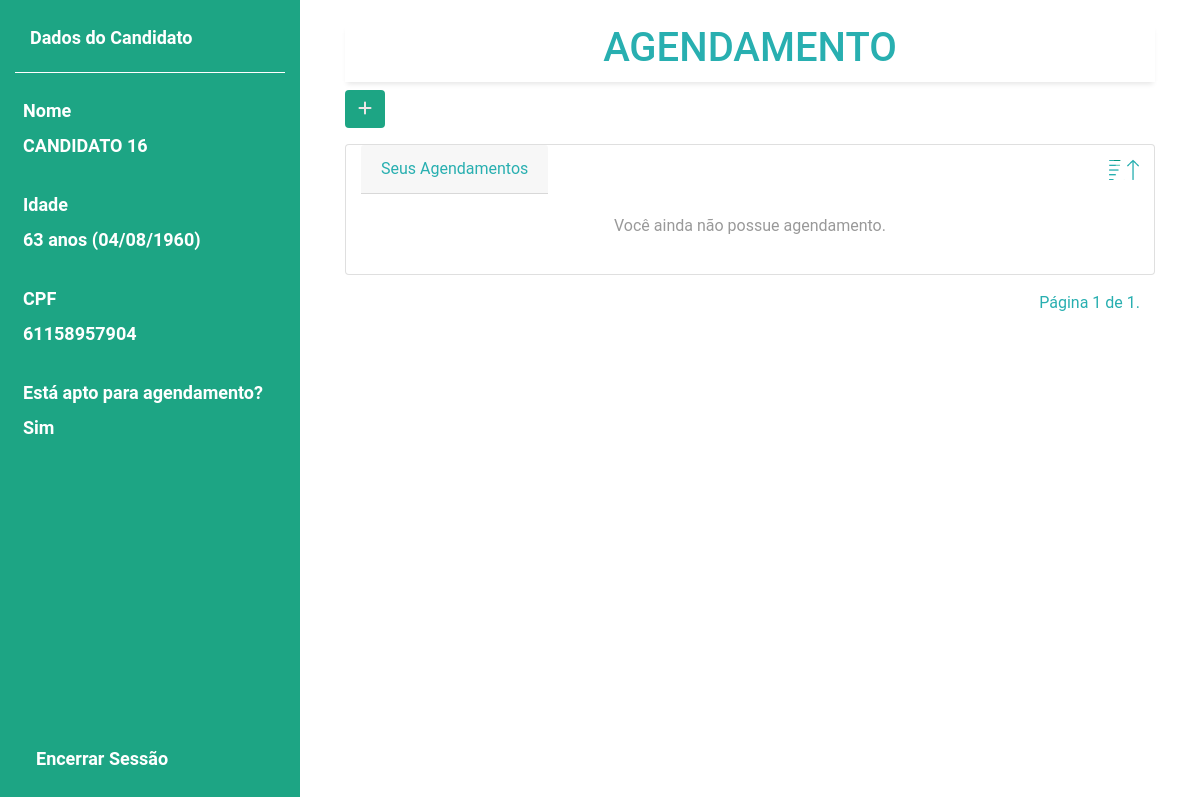
Page /candidato/pagina_inicial/ (signed in) on the earlier database version.
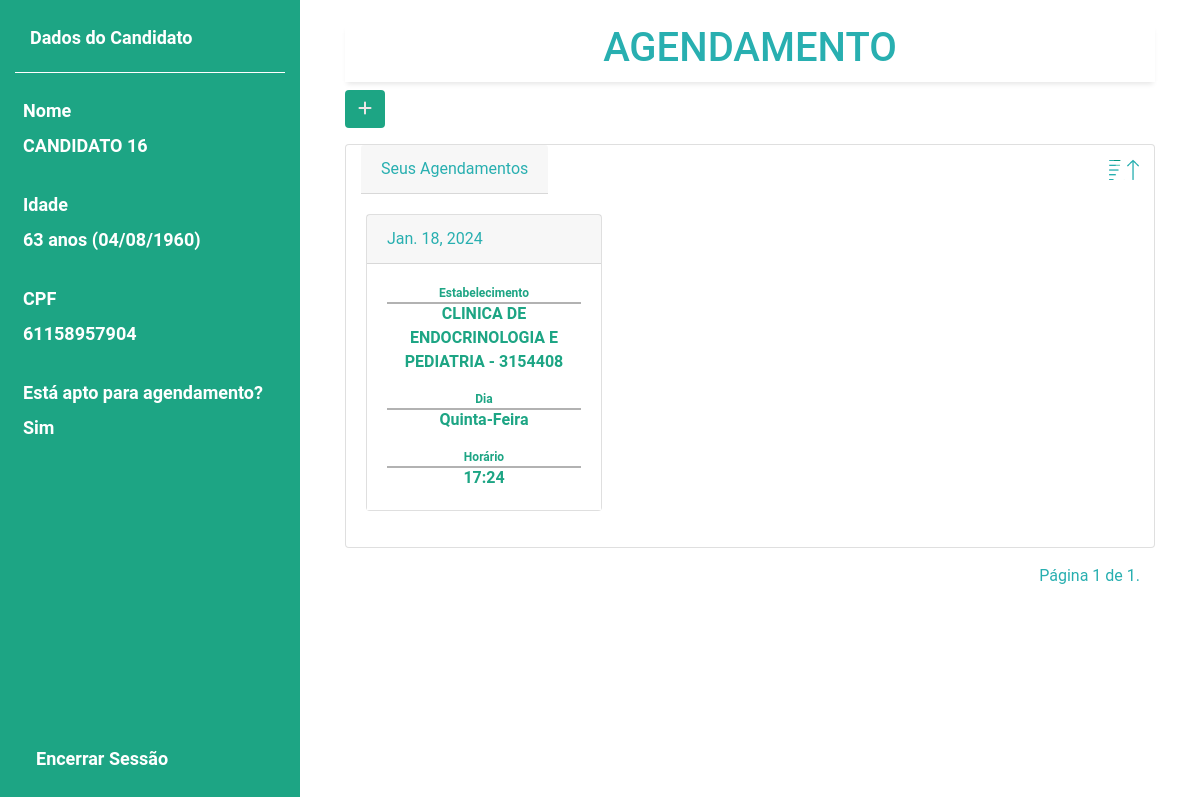
Same page on the later database version.
### agendamento/models.py (models this page shows, shortened)
class Agendamento(models.Model):
    data = models.DateField()
    hora = models.CharField(max_length=5)
    minuto = models.CharField(max_length=2)
    dia = models.CharField(max_length=10)
    jah_expirou = models.BooleanField()
    candidato = models.ForeignKey(Candidato, on_delete=models.CASCADE)
    estabelecimento = models.ForeignKey(Estabalecimento, on_delete=models.CASCADE)

### estabelecimento/models.py (models this page shows, shortened)
class Estabalecimento(models.Model):
    nome = models.CharField(max_length=150)
    codigo = models.CharField(max_length=8, unique=True)

### candidato/views.py (the view)
# urls.py: path('pagina_inicial/', views.candidato_autenticado_view, name='pagina_inicial')
@login_required
def candidato_autenticado_view(request):
    if request.method == "GET":
        ordem = request.GET.get('ordem')
        usuario = request.user
        dados_usuario = obter_dados_usuario(usuario)
        agendamentos_pagina = obter_agendamentos_pagina(request, usuario, ordem)
        context = {
            'dados_usuario': dados_usuario,
            'agendamentos_pagina': agendamentos_pagina,
            'ordem': ordem,
        }
        return render(request, 'pagina_inicial.html', context)

### candidato/utils.py (called while the page is built)
def obter_dados_usuario(usuario):
    data_nascimento = usuario.data_nascimento
    data_datetime = datetime.strptime(str(data_nascimento), "%Y-%m-%d")
    data_br = data_datetime.strftime("%d/%m/%Y")
    idade = calcular_idade(data_nascimento)
    apto = verificar_apto(usuario.teve_covid, data_nascimento, usuario.grupo_atendimento)
    return {
        'nome': usuario.nome_completo,
        'data_nascimento': data_br,
        'idade': idade,
        'cpf': usuario.cpf,
        'apto': apto,
    }

def calcular_idade(data_nascimento):
    data_atual = datetime.now()
    return data_atual.year - data_nascimento.year - ((data_atual.month, data_atual.day) < (data_nascimento.month, data_nascimento.day))

def verificar_apto(teve_covid, data_nascimento, grupo_atendimento):
    if type(data_nascimento) == str:
        data_nascimento = datetime.strptime(data_nascimento, '%Y-%m-%d').date()
    grupo_nao_apto = ['População Privada de Liberdade', 'Pessoas com Deficiência Institucionalizadas', 'Pessoas ACAMADAS de 80 anos ou mais']
    if teve_covid or calcular_idade(data_nascimento) < 18 or grupo_atendimento in grupo_nao_apto:
        apto = False
    else:
        apto = True
    return apto

### candidato/templates/pagina_inicial.html (shortened to what this page needs)
{% extends 'base_autenticado.html' %}
{% load static %}
{% block 'head' %}
    <link rel="stylesheet" href="{% static 'candidato/css/candidato.css' %}">
{% endblock %}
{% block 'nome' %}
    {{ dados_usuario.nome }}
{% endblock %}
{% block 'data' %}
    {{ dados_usuario.idade }} anos ({{ dados_usuario.data_nascimento }})
{% endblock %}
{% block 'cpf' %}
    {{ dados_usuario.cpf }}
{% endblock %}
{% block 'apto' %}
    {% if dados_usuario.apto %}
        Sim
    {% else %}
        Não
    {% endif %}
{% endblock %}
{% block 'dashboard'%}
<div class="container">
    <div class="col">
        <h1 class="text-center texto-principal">AGENDAMENTO</h1>
        <a href="{% url 'agendamento:agendamento' %}">
        <button type="button" class="btn custom-btn" {% if not dados_usuario.apto %} disabled title="Você é não apto para agendamento." {% endif %}>
            <i class="fa fa-plus"></i>
        </button>
        </a>
    </div>
    <div class="col mt-3">
        <div class="card">
            <div class="container">
                <div class="d-flex justify-content-between pagination">
                    <div class="card-header">
                        Seus Agendamentos
                    </div>
                    {% if not ordem or ordem == 'decrescente' %}
                    <a href="?ordem=crescente">
                        <img style="height: 30px; width: 30px; margin-top: 10px;" src="{% static 'img/icons8-ordem-crescente-50.png' %}" alt="">
                    </a>
                    {% endif %}
                </div>
            </div>
            <div class="card-body card-maior">
                {% if not agendamentos_pagina.object_list %}
                    <div style="text-align: center;">
                        <p style="color: rgba(41, 41, 41, 0.479);">Você ainda não possue agendamento.</p>
                    </div>
                {% endif %}
                <div class="row">
                    {% for agendamento in agendamentos_pagina.object_list %}
                        <div class="col-md-4 mb-3">
                            <div class="card card-menor {% if agendamento.jah_expirou %} card-menor-expirado {% endif %}">
                                <div class="card-header">
                                    {{ agendamento.data }}
                                </div>
                                <div class="card-body text-center {% if not agendamento.jah_expirou %} custom-card-body {% endif %}">
                                    <p class="card-text text-sm mb-0 texto-card">Estabelecimento</p>
                                    <p class="card-text text-sm">{{ agendamento.nome_estabelecimento }} - {{ agendamento.codigo_estabelecimento }}</p>
                                    <p class="card-text text-sm mb-0 texto-card">Dia</p>
                                    <p class="card-text text-sm">{{ agendamento.dia }}</p>
                                    <p class="card-text text-sm mb-0 texto-card">Horário</p>
                                    <p class="card-text text-sm">{{ agendamento.hora }}:{{ agendamento.minuto }}</p>
                                </div>
                            </div>
                        </div>
                    {% endfor %}
                </div>
            </div>
        </div>
    </div>
    <div class="col mt-3">
        <div class="container">
            <div class="d-flex justify-content-between pagination">
                <span>
                    Página {{ agendamentos_pagina.number }} de {{ agendamentos_pagina.paginator.num_pages }}.
                </span>
            </div>
        </div>
    </div>
</div>
{% endblock %}

Differences in the rows shown:
added Agendamento: data "Jan. 18, 2024", nome_estabelecimento "CLINICA DE ENDOCRINOLOGIA E PEDIATRIA", codigo_estabelecimento "3154408", dia "Quinta-Feira", hora "17", minuto "24"
Other differences:
text no longer shown: "Você ainda não possue agendamento."
